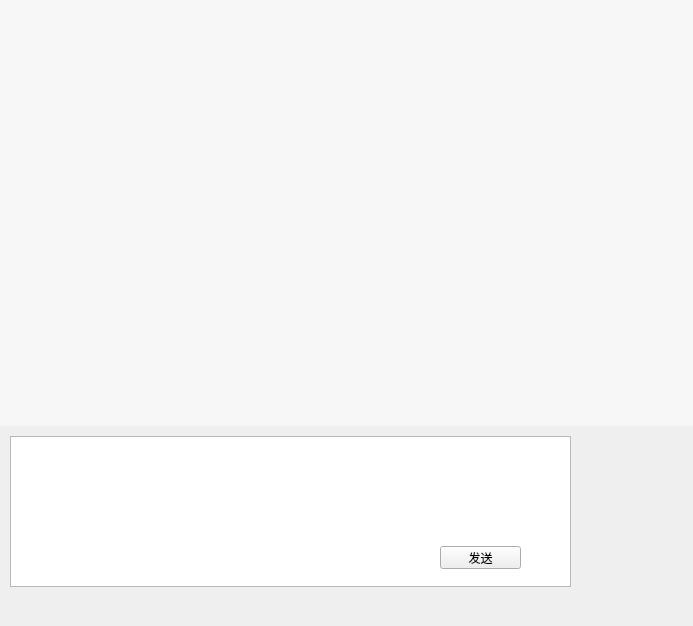
<?xml version="1.0" encoding="UTF-8"?>
<ui version="4.0">
 <class>MainWindow</class>
 <widget class="QMainWindow" name="MainWindow">
  <property name="geometry">
   <rect>
    <x>0</x>
    <y>0</y>
    <width>693</width>
    <height>626</height>
   </rect>
  </property>
  <property name="windowTitle">
   <string>MainWindow</string>
  </property>
  <widget class="QWidget" name="centralWidget">
   <layout class="QGridLayout" name="gridLayout">
    <property name="leftMargin">
     <number>0</number>
    </property>
    <property name="topMargin">
     <number>0</number>
    </property>
    <property name="rightMargin">
     <number>0</number>
    </property>
    <property name="bottomMargin">
     <number>0</number>
    </property>
    <property name="spacing">
     <number>0</number>
    </property>
    <item row="0" column="0" colspan="2">
     <widget class="QListWidget" name="listWidget">
      <property name="sizePolicy">
       <sizepolicy hsizetype="Expanding" vsizetype="Preferred">
        <horstretch>0</horstretch>
        <verstretch>0</verstretch>
       </sizepolicy>
      </property>
      <property name="styleSheet">
       <string notr="true">QListWidget{background-color: rgb(247, 247, 247); color:rgb(51,51,51); border: 1px solid  rgb(247, 247, 247);outline:0px;}
QListWidget::Item{background-color: rgb(247, 247, 247);}
QListWidget::Item:hover{background-color: rgb(247, 247, 247); }
QListWidget::item:selected{
        background-color: rgb(247, 247, 247);
        color:black;
    border: 1px solid  rgb(247, 247, 247);
}
QListWidget::item:selected:!active{border: 1px solid  rgb(247, 247, 247); background-color: rgb(247, 247, 247); color:rgb(51,51,51); } </string>
      </property>
      <property name="verticalScrollBarPolicy">
       <enum>Qt::ScrollBarAsNeeded</enum>
      </property>
      <property name="horizontalScrollBarPolicy">
       <enum>Qt::ScrollBarAlwaysOff</enum>
      </property>
     </widget>
    </item>
    <item row="1" column="0" colspan="2">
     <widget class="QWidget" name="widget" native="true">
      <property name="minimumSize">
       <size>
        <width>0</width>
        <height>200</height>
       </size>
      </property>
      <property name="maximumSize">
       <size>
        <width>16777215</width>
        <height>200</height>
       </size>
      </property>
      <widget class="QTextEdit" name="textEdit">
       <property name="geometry">
        <rect>
         <x>10</x>
         <y>10</y>
         <width>561</width>
         <height>151</height>
        </rect>
       </property>
       <property name="sizePolicy">
        <sizepolicy hsizetype="Expanding" vsizetype="Preferred">
         <horstretch>0</horstretch>
         <verstretch>0</verstretch>
        </sizepolicy>
       </property>
      </widget>
      <widget class="QPushButton" name="pushButton">
       <property name="geometry">
        <rect>
         <x>440</x>
         <y>120</y>
         <width>81</width>
         <height>23</height>
        </rect>
       </property>
       <property name="text">
        <string>发送</string>
       </property>
      </widget>
     </widget>
    </item>
   </layout>
  </widget>
 </widget>
 <layoutdefault spacing="6" margin="11"/>
 <resources/>
 <connections/>
</ui>
